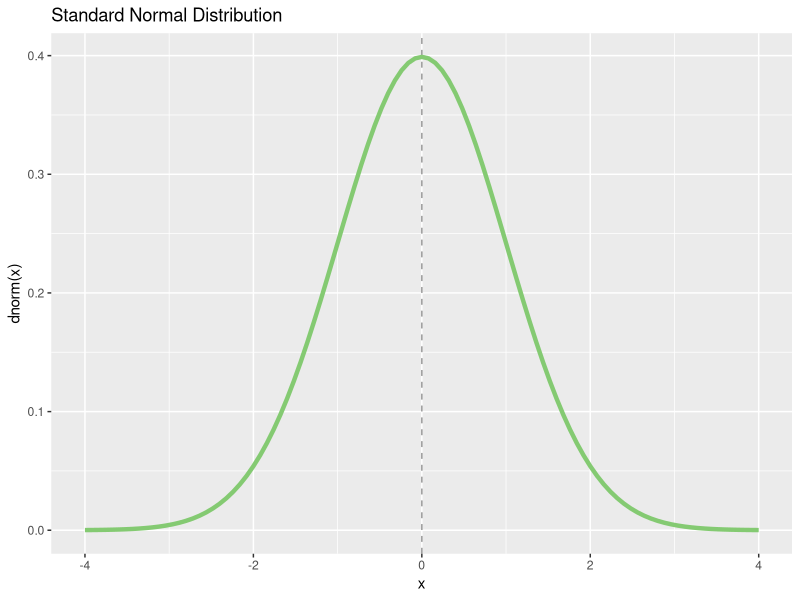
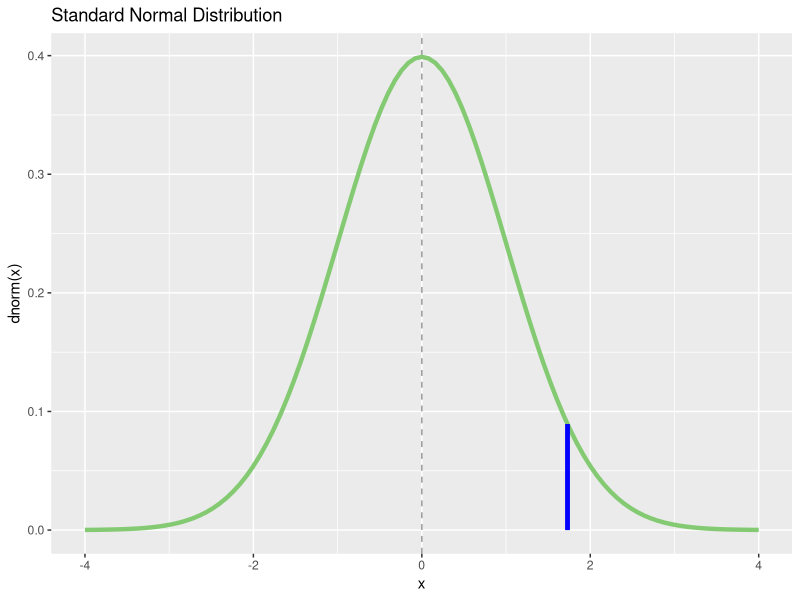
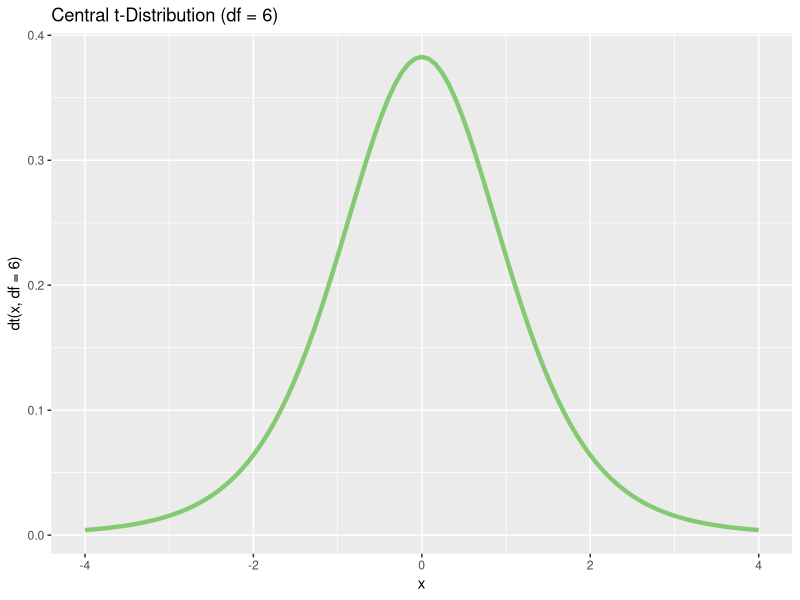
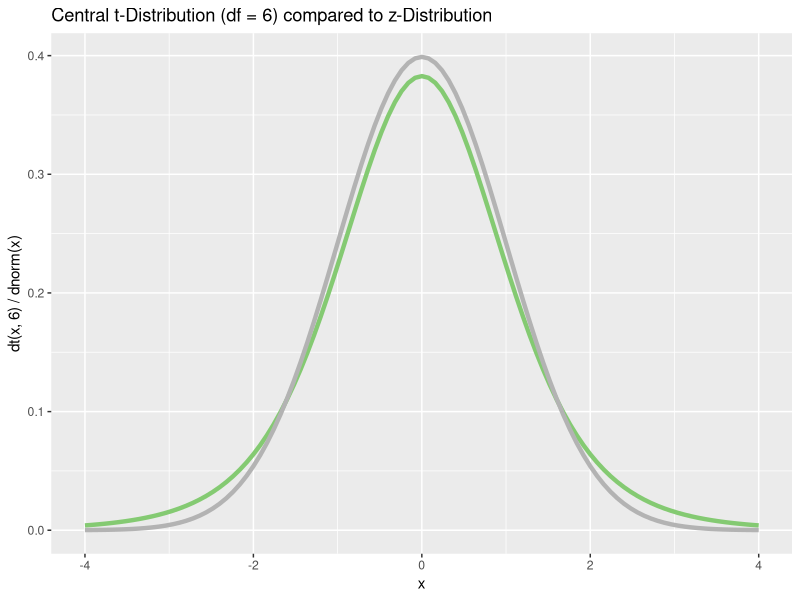
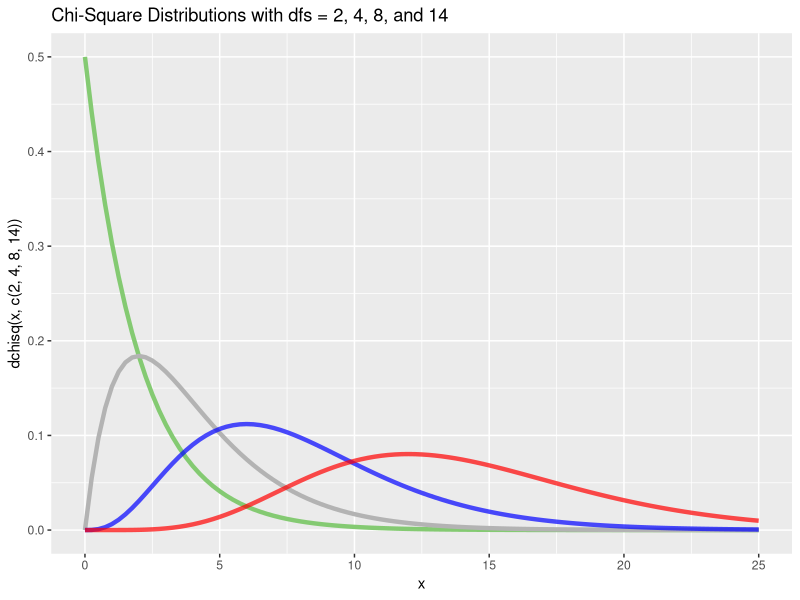

Here is the R script that generated these plots, in order:
## ---- chunk 1
#| echo: false
#| output: false
library(tidyverse)
## ---- chunk 2
pnorm(q = -1.73)
## ---- chunk 3
# this is 1-p
pnorm(1.645)
## ---- chunk 4
# this is p
pnorm(1.645, lower.tail = FALSE)
## ---- chunk 5
# 2-tailed p-value for a negative z-score
2 * pnorm(-1.73)
## ---- chunk 6
# 2-tailed p-value for a negative z-score
2 * pnorm(1.73, lower.tail = FALSE)
## ---- chunk 7
2*(1 - pnorm(1.73))
## ---- chunk 8
IQ_Scores <- c(74, 87, 100, 110, 128, 142)
pnorm(q = IQ_Scores, mean = 100, sd = 15)
## ---- chunk 9
# Probability of IQ-scores between 130 and 140
pnorm(140, mean = 100, sd = 15) - pnorm(130, mean = 100, sd = 15)
## ---- chunk 10
# two-tailed test, alpha = 0.01, lower critical value 
qnorm(p = 0.005) 
## ---- chunk 11
# two-tailed test, alpha = 0.01, upper critical value 
qnorm(p = 0.995) 
## ---- chunk 12
# two-tailed test, alpha = 0.05, lower critical value 
qnorm(p = 0.025)
## ---- chunk 13
# two-tailed test, alpha = 0.05, upper critical value 
qnorm(p = 0.975)
## ---- chunk 14
deciles <- seq(0, 1, by = 0.1)
qnorm(p = deciles, mean = 100, sd = 15)
## ---- chunk 15
1/(sqrt(2*pi))
## ---- chunk 16
dnorm(x = 0)
## ---- chunk 17
1/(sqrt(2*pi*exp(1)))
## ---- chunk 18
dnorm(1)
## ---- chunk 19
p <- tibble(x = c(-4, 4)) %>%
    ggplot(aes(x = x)) +
    geom_vline(xintercept = 0,
               linetype = "dashed",
               alpha = 0.4) +
    stat_function(fun = dnorm,
                  color = "#84CA72",
                  linewidth = 1.5) +
    ggtitle("Standard Normal Distribution") +
    xlab("x") +
    ylab("dnorm(x)")
p
## ---- chunk 20
my_z <- 1.73
p_value <- round(pnorm(my_z, lower.tail = FALSE), 3)

# reuse the plot from above
p + geom_segment(
    aes(
        x = my_z,
        y = 0,
        xend = my_z,
        yend = (dnorm(my_z))
    ),
    color = "blue",
    linewidth = 1.5
)
## ---- chunk 21
set.seed(12345)
r_IQ_scores <- rnorm(n = 22, mean = 100, sd = 15)
r_IQ_scores
## ---- chunk 22
c(mean(r_IQ_scores), sd(r_IQ_scores))
## ---- chunk 23
pt(q = -1.73, df = 6)
## ---- chunk 24
pt(1.73, df = 6, lower.tail = FALSE)
## ---- chunk 25
# 2-tailed p-value for a negative t
2 * pt(-1.73, df = 6)
## ---- chunk 26
# 2-tailed p-value for a negative t
2 * pt(1.73, df = 6, lower.tail = FALSE)
## ---- chunk 27
my_ps <- c(0.6, 0.8, 0.9, 0.95, 0.975, 0.99, 0.995)
qt(my_ps, df = 6)
## ---- chunk 28
p <- tibble(x = c(-4, 4)) %>%
    ggplot(aes(x = x))

p + stat_function(
    fun = dt,
    args = list(df = 6),
    color = "#84CA72",
    linewidth = 1.5
) +
    ggtitle("Central t-Distribution (df = 6)") +
    xlab("x") +
    ylab("dt(x, df = 6)")
## ---- chunk 29
p <- tibble(x = c(-4, 4)) %>%
    ggplot(aes(x = x))

p + stat_function(
    fun = dt,
    args = list(df = 6),
    color = "#84CA72",
    linewidth = 1.5
) +
    stat_function(fun = dnorm,
                  color = "grey70",
                  size = 1.5) +
    ggtitle("Central t-Distribution (df = 6) compared to z-Distribution") +
    xlab("x") +
    ylab("dt(x, 6) / dnorm(x)")
## ---- chunk 30
pchisq(q = 4.86, df = 2, lower.tail = FALSE)
## ---- chunk 31
my_dfs <- 1:5
round(qchisq(0.95, df = my_dfs), 2)
## ---- chunk 32
p <- tibble(x = c(0, 25)) %>%
    ggplot(aes(x = x))

p + stat_function(
    fun = dchisq,
    args = list(df = 2),
    color = "#84CA72",
    linewidth = 1.5
) +
    stat_function(
        fun = dchisq,
        args = list(df = 4),
        color = "grey70",
        size = 1.5
    ) +
    stat_function(
        fun = dchisq,
        args = list(df = 8),
        color = "blue",
        size = 1.5,
        alpha = 0.7
    ) +
    stat_function(
        fun = dchisq,
        args = list(df = 14),
        color = "red",
        size = 1.5,
        alpha = 0.7
    ) +
    ggtitle("Chi-Square Distributions with dfs = 2, 4, 8, and 14") +
    xlab("x") +
    ylab("dchisq(x, c(2, 4, 8, 14))")
## ---- chunk 33
pf(q = 3.89, df1 = 2, df2 = 40, lower.tail = FALSE)
## ---- chunk 34
qf(c(0.95, 0.99), df1 = 2, df2 = 40)
## ---- chunk 35
p <- tibble(x = c(0, 5)) %>%
    ggplot(aes(x = x)) +
    stat_function(
        fun = df,
        args = list(df1 = 2, df2 = 40),
        color = "#84CA72",
        linewidth = 1.5
    ) +
    stat_function(
        fun = df,
        args = list(df1 = 5, df2 = 80),
        color = "grey70",
        size = 1.5
    ) +
    stat_function(
        fun = df,
        args = list(df1 = 8, df2 = 120),
        color = "blue",
        size = 1.5,
        alpha = 0.7
    ) +
    ggtitle("F-Distributions with df1 = 2, 5, 8 and df2 = 40, 80, 120") +
    xlab("x") +
    ylab("df(x, c(2, 5, 8), c(40, 80, 120))")
